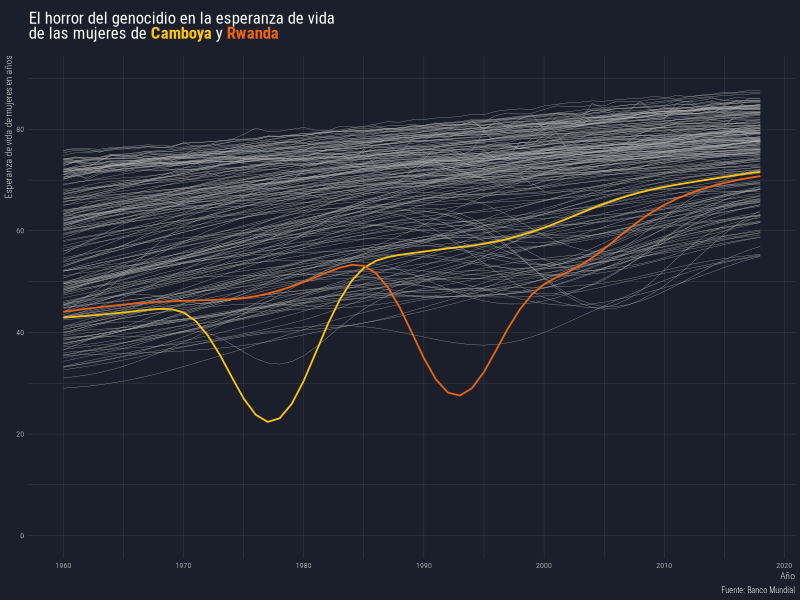
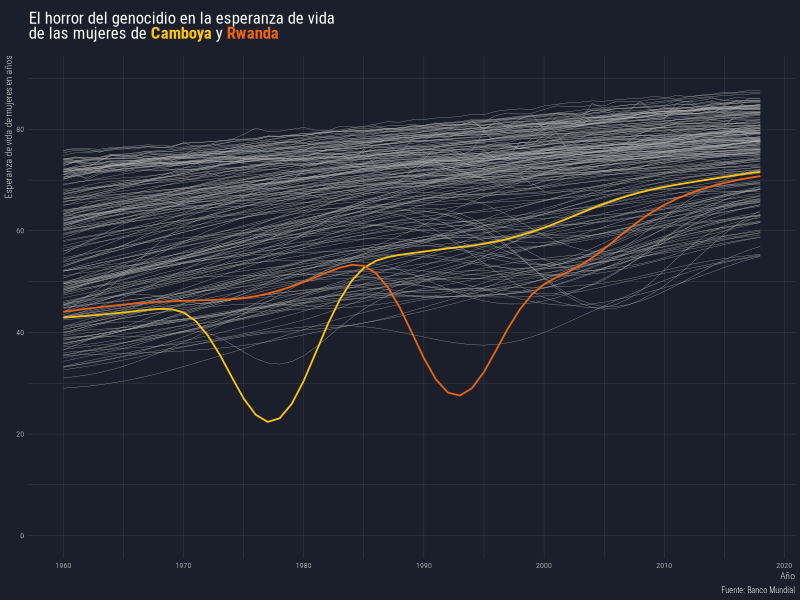

Source code (R) for these figures, in order:
library(tidyverse)
library(ggtext)


esp_vida <- readxl::read_excel("dia_02/esperanza_vida.xlsx")

esperanza_tidy <- esp_vida %>% 
  pivot_longer(cols = 3:61, names_to = "anios", values_to = "valores") %>%
  mutate(anios = as.double(anios),
         colores = case_when(pais == "Camboya" ~ "Camboya",
                             pais == "Rwanda" ~ "Rwanda",
                             TRUE ~ "Otros"))


x11()
ggplot(esperanza_tidy, aes(anios, valores, group = pais)) +
  geom_line(size = 0.1, colour = "gray70") +
  geom_line(data = esperanza_tidy %>% filter(pais %in% c("Camboya", "Rwanda")),
            aes(anios, valores, group = pais,  colour = colores), size = 0.6) +
  scale_x_continuous(breaks = seq(1960, 2020, by = 10)) +
  scale_y_continuous(breaks = seq(0, 90, by = 20), limits = c(0, 90)) +
  scale_color_manual(values = c("#ffc50c", "#ec640f")) +
  labs(title = "El horror del genocidio en la esperanza de vida <br>de las mujeres de 
       <span style='color:#ffc50c'>**Camboya**</span> y <span style='color:#ec640f'>**Rwanda**</span>", 
       caption = "Fuente: Banco Mundial",
       x = "Año",
       y = "Esperanza de vida de mujeres en años") + 
  theme_minimal(base_size = 7, base_family = "Roboto Condensed Light") +
  theme(plot.background = element_rect(fill = "#1b1f2b", color = "#1b1f2b"),
        plot.title = element_markdown(family = "Roboto Condensed", colour = "white",
                                  size = 12,  margin = margin(t = 5, b = 10)),
        plot.caption = element_text(size = 6, colour = "white"),
        panel.grid.major.x = element_line(colour = "gray30", size = 0.1),
        panel.grid.minor.x = element_line(colour = "gray30", size = 0.1),
        panel.grid.major.y = element_line(colour = "gray30", size = 0.1),
        panel.grid.minor.y = element_line(colour = "gray30", size = 0.1),
        axis.title = element_text(colour = "gray90", hjust = 1),
        axis.text = element_text(colour = "gray90"),
        legend.position = "none")

ggsave("dia_02/02_lineas.png", height = 7, width = 5, units = "in", dpi = 400)






